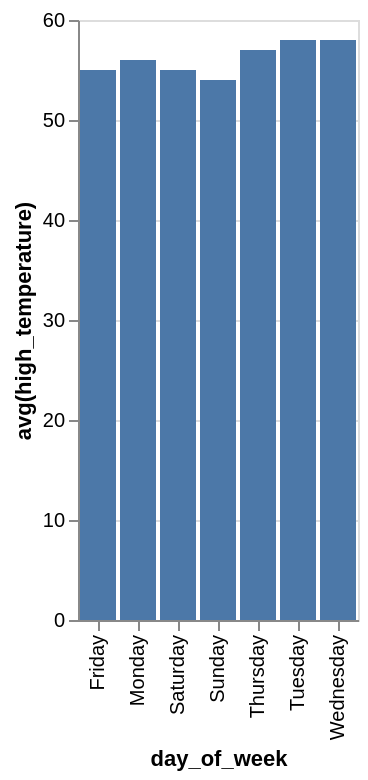

Write the Vega-Lite specification saved for this chart.
### Vega-Lite specification from a JSON file in a GitHub repository (floating-point values rounded to 4 significant figures)
{"data": {"values": [{"x_data": "Friday", "y_data": 55}, {"x_data": "Monday", "y_data": 56}, {"x_data": "Saturday", "y_data": 55}, {"x_data": "Sunday", "y_data": 54}, {"x_data": "Thursday", "y_data": 57}, {"x_data": "Tuesday", "y_data": 58}, {"x_data": "Wednesday", "y_data": 58}]}, "mark": "bar", "encoding": {"x": {"field": "x_data", "type": "nominal", "title": "day_of_week", "sort": "ascending"}, "y": {"field": "y_data", "type": "quantitative", "title": "avg(high_temperature)"}}}
